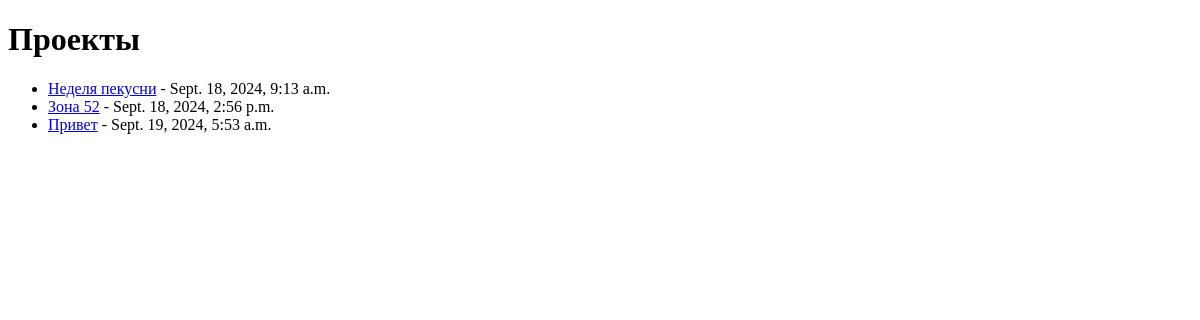
The page /projects/ on the database as committed earlier.
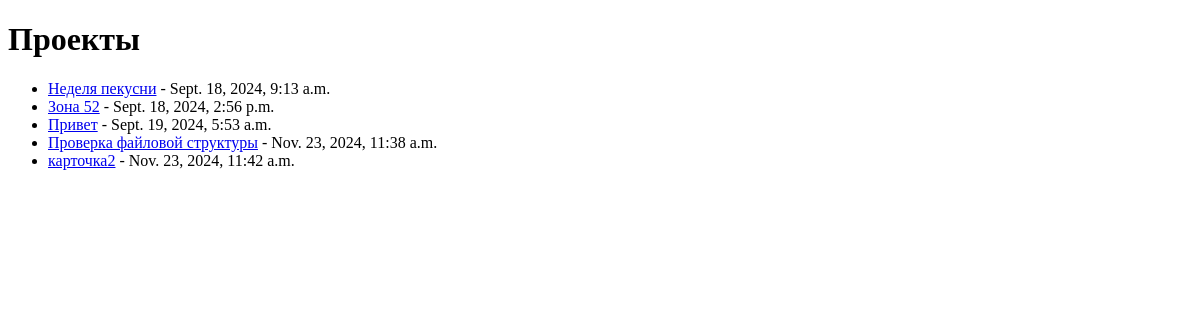
The same page on the database as committed later.
### project/models.py (models this page shows, shortened)
class Project(models.Model):
    title = models.CharField(max_length=255, verbose_name='Название проекта')
    description = models.TextField(blank=True, verbose_name='Описание проекта')
    created_at = models.DateTimeField(auto_now_add=True, verbose_name='Дата создания')
    parent_project = models.ForeignKey('self', null=True, blank=True, on_delete=models.CASCADE, related_name='sub_projects', verbose_name='Родительский проект')

### project/views.py (the view)
# urls.py: path('', views.project_list, name='project_list'),
def project_list(request):
    projects = Project.objects.all()
    return render(request, 'project/project_list.html', {'projects': projects})

### project/templates/project/project_list.html (shortened to what this page needs)
<!DOCTYPE html>
<html>
<head>
</head>
<body>
    <h1>Проекты</h1>
    <ul>
        {% for project in projects %}
            <li>
                <a href="{% url 'project_detail' project.pk %}">{{ project.title }}</a> - {{ project.created_at }}
            </li>
        {% endfor %}
    </ul>
</body>
</html>

Rows that differ between the two databases and show on the page:
added Project: title "Проверка файловой структуры", created_at "Nov. 23, 2024, 11:38 a.m."
added Project: title "карточка2", created_at "Nov. 23, 2024, 11:42 a.m."
